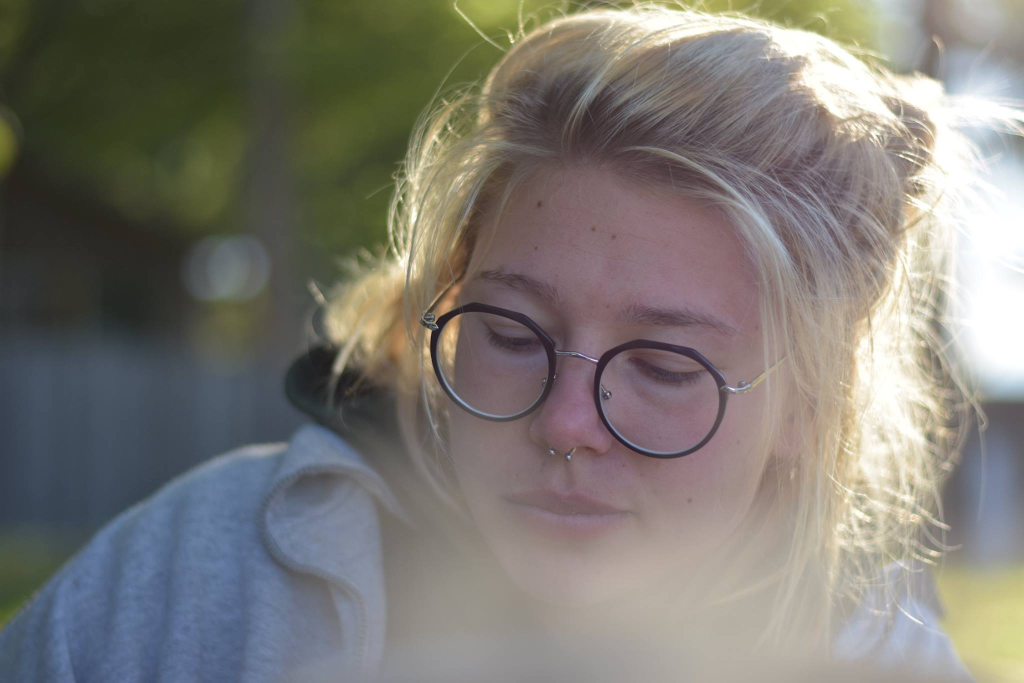
#> input picture photos/42832416_10213591520723188_4796429368035377152_o.jpg, 2048 x 1365 px (shown at 1/2 size); its folder holds only this picture in this run
$ python generateAscii.py
#> lines starting #> are read from the running program, lines starting #| are printed output that depends on the picture
from PIL import Image, ImageEnhance
import os


ASCII11 = ["@", "#", "S", "%", "?", "*", ";", ":", ",", ".", " "]


# gray scale level values from:
# http://paulbourke.net/dataformats/asciiart/

ASCII70 = "$@B%8&WM#*oahkbdpqwmZO0QLCJUYXzcvunxrjft/\|()1{}[]?-_+~<>i!lI;:,\"^`'. "

def resize_image(image, new_width=100):
    width, height = image.size
    ratio = height / width
    new_height = int(new_width * ratio)
    resized_image = image.resize((new_width, new_height))
    return resized_image


def img_to_gray(image):
    gray = image.convert("L")
    return gray


def pixels_to_ascii(image, selected_ascii):

    pixels = image.getdata()
    asc = ASCII11

    if selected_ascii == 2:
        asc = ASCII70

    chars = []

    d = int(255 / len(asc))

    for pixel in pixels:
        idx = pixel // d
        if idx >= len(asc):
            idx = len(asc) - 1
        chars.append(asc[idx])

    return "".join(chars)


def enhance_image(image):
    enhancer = ImageEnhance.Contrast(image)
    enhanced = enhancer.enhance(2)
    return enhanced


def load_images_from_folder(folder):
#> called with folder = './photos/'
    images = []
    names = []
    for filename in os.listdir(folder):
        img = Image.open(folder + filename)
#> img is the input picture: PIL image 2048x1365 RGB; mean R, G, B 125, 121.9, 116
        if img is not None:
            images.append(img)
            base = os.path.basename(folder + filename)
            names.append(os.path.splitext(base)[0])

    return images, names


def generate_ascii(image, name, ascii_dir, new_width, ascii, preserve_ratio):

    enhanced = enhance_image(image)
    resized = resize_image(enhanced, new_width)
    gray = img_to_gray(resized)

    new_image_data = pixels_to_ascii(gray, ascii)
    count = len(new_image_data)

    line_length = new_width

    if preserve_ratio == 2:
        line_length = new_width * 2

    ascii_image = "\n".join(new_image_data[i:(i + new_width)] for i in range(0, count, line_length))

    with open(ascii_dir + name + ".txt", "w") as f:
        f.write(ascii_image)


def main():
    try:
        images, names = load_images_from_folder("./photos/")
#> images = 1 item; names = 1 item
        ascii_dir = "./generated_ascii/"

        print("Enter desired width in px:")
        new_width = int(input())
#> the answer given: 100

        print("Choose desired ascii scheme (1 or 2, leave empty for default):")
        ascii = input()

        print("Preserve aspect ratio? (1 / empty - no, 2 - yes)")
        preserve_ratio = input()

        if preserve_ratio == '':
            preserve_ratio = 1
        else:
            preserve_ratio = int(preserve_ratio)

        if ascii == '':
            ascii = 1
        else:
            ascii = int(ascii)

        if not os.path.exists(ascii_dir):
            os.mkdir(ascii_dir)

        for i in range(0, len(images)):
            generate_ascii(images[i], names[i], ascii_dir, new_width, ascii, preserve_ratio)
#> this loop made 1 pass
#> count in generate_ascii on pass 1: 6600
#> pass 1, in enhance_image, `enhanced = enhancer.enhance(2)`:
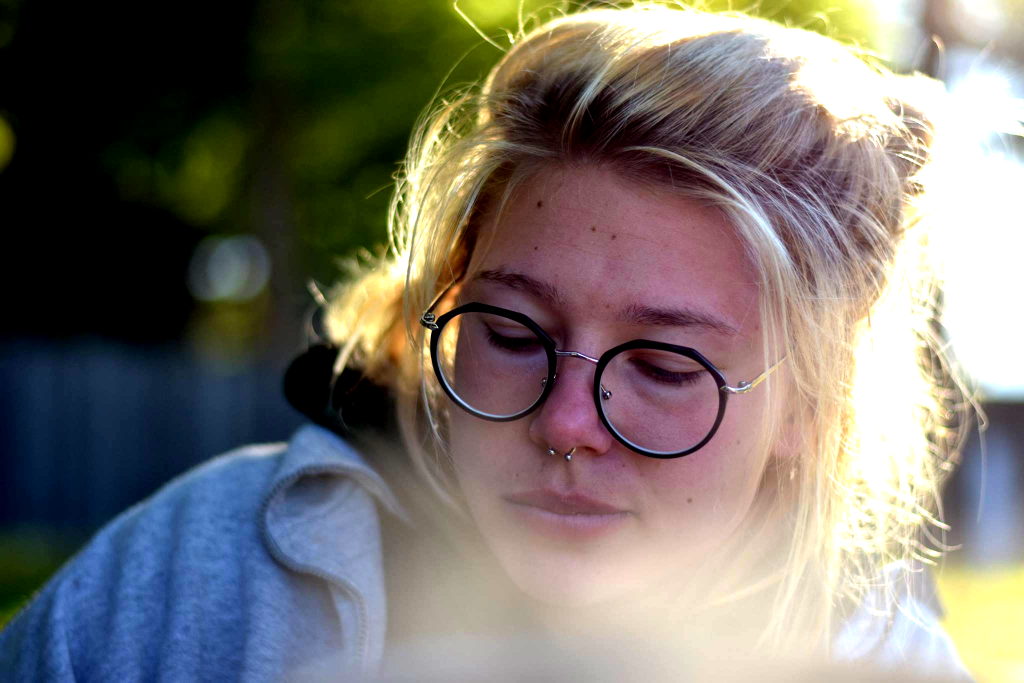
#> enhanced: PIL image 2048x1365 RGB (shown at 1/2 size); mean R, G, B 121.3, 115.5, 110.4
#> pass 1, in resize_image, `resized_image = image.resize((new_width, new_height))`:
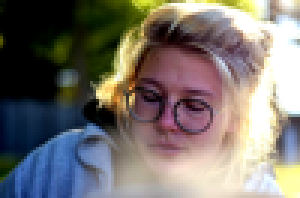
#> resized_image: PIL image 100x66 RGB (shown 3 times larger); mean R, G, B 121.3, 115.5, 110.4
#> pass 1, in img_to_gray, `gray = image.convert("L")`:
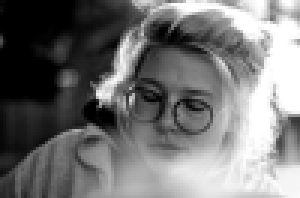
#> gray: PIL image 100x66 L (shown 3 times larger); min 0, max 255, mean 116.6

        print("Great success!")

    except:
        print("Stonks, looks like you did some dumb shit D: Read the --> readme.md <--")


if __name__ == "__main__":
    main()

$ run again, on photos/yansha.jpg
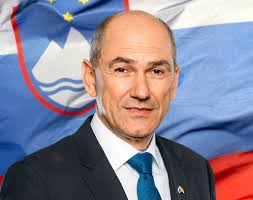
#> input picture photos/yansha.jpg, 253 x 200 px
#> in load_images_from_folder, img is the input picture: PIL image 253x200 RGB; mean R, G, B 136.7, 131.8, 148.4
#> images = 1 item; names = ['yansha']
#> the loop in main, `for i in range(0, len(images)):` made 1 pass
#> count in generate_ascii on pass 1: 7900
#> pass 1, in enhance_image, `enhanced = enhancer.enhance(2)`:
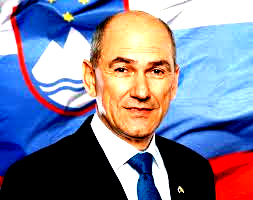
#> enhanced: PIL image 253x200 RGB; mean R, G, B 129.4, 129, 151
#> pass 1, in img_to_gray, `gray = image.convert("L")`:
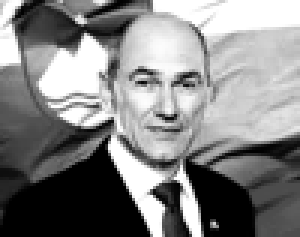
#> gray: PIL image 100x79 L (shown 3 times larger); min 0, max 255, mean 131.6
